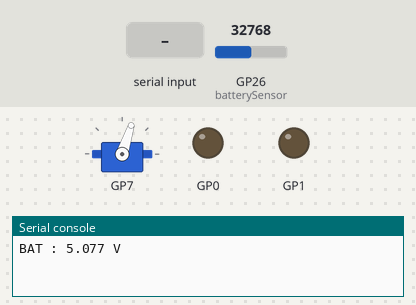
Simulated run of this program. Board: Raspberry Pi Pico running MicroPython. Parts: servo, output pins drawn as LEDs (lit = HIGH), the last lines printed to the serial console. The test bench sets the inputs (shaded band); at power-on: GP26 (batterySensor) = 32768 (analog values on the 0–65535 scale). Servo angles are drawn from the pulse width (0.5 ms = 0°, 2.5 ms = 180°).

Above: at 1.2 s.
1.3 s: "w\n" received over the second serial link
At 2.5 s:
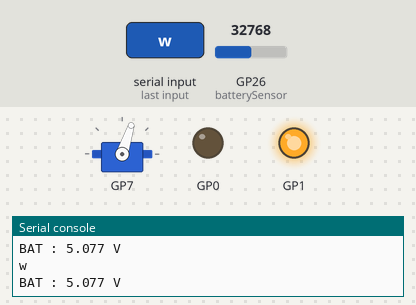
2.8 s: "q\n" received over the second serial link
At 3.6 s:
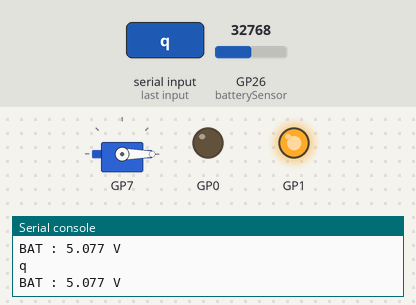
4.3 s: "e\n" received over the second serial link
At 4.8 s:
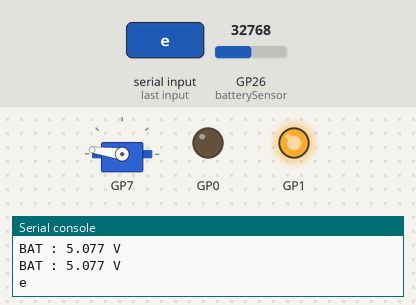
5.8 s: "x\n" received over the second serial link
At 6.2 s:
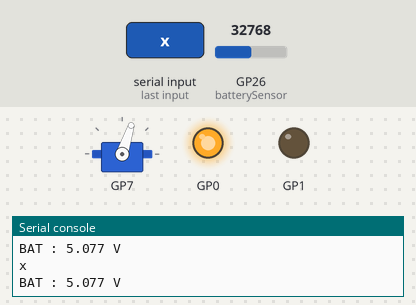
7.3 s: "z\n" received over the second serial link
At 8.2 s:
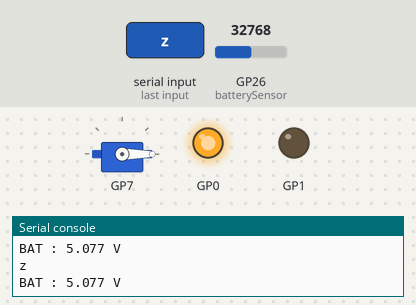
8.8 s: "c\n" received over the second serial link
At 9.4 s:
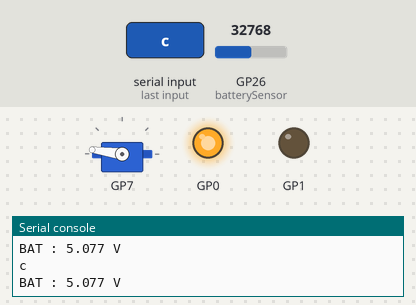
Timing chart, 0 to 11.3 s (numbered marks = the images above; inputs shaded):
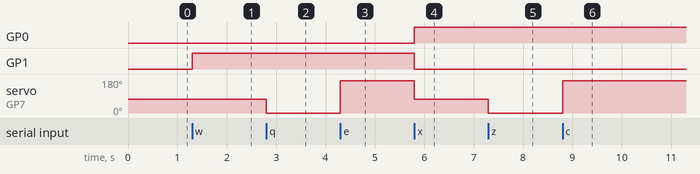

The program:

15_rc_car_04.py
```python
from DCmotor_class import DCMotor
from servo_steering_class import SteeringMotor
from rc_car_class import RCCar

from machine import UART,Pin,ADC,Timer

uart1=UART(0,9600,bits=8,parity=None,stop=1,tx=Pin(16),rx=Pin(17))

dcMotor=DCMotor(1,0)
steeringMotor=SteeringMotor(7)
rcCar=RCCar(dcMotor,steeringMotor)
rcCar.stop()

batterySensor=ADC(26)
tim = Timer()                                 # 타이머 객체 생성
def tick(timer):
    batteryValue=batterySensor.read_u16()     # 배터리 센서 값 읽기
    batteryVoltage=batteryValue/65536*3.3     # 배터리 전압 계산
    batteryVoltage=batteryVoltage*3.077       # 배터리 전압 출력
    print(f'BAT : {batteryVoltage:.3f} V')

# 타이머를 1초 간격으로 실행하여 tick 함수 호출
tim.init(freq=1, mode=Timer.PERIODIC, callback=tick)

while True:
    if uart1.any()>0:          # 수신 버퍼에 데이터가 있는지 확인
        cmd=uart1.read()       # 데이터를 읽어 cmd에 저장
        cmd=cmd.decode()[0]    # # 첫 번째 문자만 추출하여 cmd에 저장
        print(cmd)
        if cmd=='w': rcCar.goForward()
        elif cmd=='q': rcCar.goForwardLeft()
        elif cmd=='e': rcCar.goForwardRight()
        elif cmd=='s': rcCar.stop()
        elif cmd=='x': rcCar.goBackward()
        elif cmd=='z': rcCar.goBackwardLeft()
        elif cmd=='c': rcCar.goBackwardRight()
```

DCmotor_class.py
```python
from machine import Pin

class DCMotor:
    def __init__(self, C1, C2):
        self.C1=Pin(C1,Pin.OUT)
        self.C2=Pin(C2,Pin.OUT)
    def rotateForward(self):
        self.C1.value(1)
        self.C2.value(0)
    def rotateBackward(self):
        self.C1.value(0)
        self.C2.value(1)
    def stop(self):
        self.C1.value(0)
        self.C2.value(0)

if __name__=='__main__':
    import time
    dcMotor=DCMotor(1,0)
    dcMotor.rotateForward()
    time.sleep(3)
    dcMotor.stop()
    time.sleep(3)
    dcMotor.rotateBackward()
    time.sleep(3)
    dcMotor.stop()
```

servo_steering_class.py
```python
from servo_class import ServoMotor

class SteeringMotor(ServoMotor):
    def __init__(self,pwm):
        super().__init__(pwm)
    def turnLeft(self):
        self.setAngle(0)
    def turnForward(self):
        self.setAngle(int(90*0.85))
    def turnRight(self):
        self.setAngle(180)

if __name__=='__main__':
    steeringMotor=SteeringMotor(7)
    while True:
        cmd = input('left:l, middle:m, right:r >> ')
        if cmd=='l':
            steeringMotor.turnLeft()
        elif cmd=='m':
            steeringMotor.turnForward()
        elif cmd=='r':
            steeringMotor.turnRight()

    
```

rc_car_class.py
```python
from DCmotor_class import DCMotor
from servo_steering_class import SteeringMotor
import time

class RCCar:
    def __init__(self, dcMotor, steeringMotor):
        self.dcMotor=dcMotor
        self.steeringMotor=steeringMotor

    def goForward(self):
        self.dcMotor.rotateForward()
        self.steeringMotor.turnForward()
    def goForwardLeft(self):
        self.dcMotor.rotateForward()
        self.steeringMotor.turnLeft()
    def goForwardRight(self):
        self.dcMotor.rotateForward()
        self.steeringMotor.turnRight()
    def goBackward(self):
        self.dcMotor.rotateBackward()
        self.steeringMotor.turnForward()
    def goBackwardLeft(self):
        self.dcMotor.rotateBackward()
        self.steeringMotor.turnLeft()
    def goBackwardRight(self):
        self.dcMotor.rotateBackward()
        self.steeringMotor.turnRight()
    def stop(self):
        self.dcMotor.stop()
        self.steeringMotor.turnForward()

if __name__=='__main__':

    dcMotor=DCMotor(1,0)
    steeringMotor=SteeringMotor(7)

    rcCar=RCCar(dcMotor,steeringMotor)

    rcCar.goForward()
    time.sleep(3)

    rcCar.goForwardLeft()
    time.sleep(3)

    rcCar.goForwardRight()
    time.sleep(3)

    rcCar.stop()
    time.sleep(3)

    rcCar.goBackward()
    time.sleep(3)

    rcCar.goBackwardLeft()
    time.sleep(3)

    rcCar.goBackwardRight()
    time.sleep(3)

    rcCar.stop()
```

servo_class.py
```python
from machine import Pin,PWM
class ServoMotor:
    MIN_ANGLE = 1600                              # 서보모터가 0도일 때의 PWM 값
    MAX_ANGLE = 7900                              # 서보모터가 180도일 때의 PWM 값
    MID_ANGLE = (MIN_ANGLE + MAX_ANGLE) // 2      # 서보모터가 90도일 때의 PWM 값
    DEGREE_1 = (MAX_ANGLE - MIN_ANGLE) // 180     # 1도에 해당하는 PWM값 증가량 (7900-1600)//180=35

    def __init__(self,pwm):
        self.pwm=PWM(Pin(pwm))
        self.pwm.freq(50)                         # 서보모터는 50Hz PWM 신호를 사용

    def setDutyCycle(self,position):
        self.pwm.duty_u16(position)

    def setAngle(self, angle):
        if 0<=int(angle)<=180:                    # 각도가 0 ~ 180 범위 내에 있는지 확인
            # 각도를 PWM 값으로 변환하여 듀티 사이클 설정
            self.setDutyCycle(self.MIN_ANGLE+self.DEGREE_1*angle)

if __name__=='__main__':
    import time
    servoMotor=ServoMotor(7)
    for i in range(3):
        for angle in range(0,180,1):
            servoMotor.setAngle(angle)
            time.sleep(0.01)
        for angle in range(180,00,-1):
            servoMotor.setAngle(angle)
            time.sleep(0.01)
    servoMotor.setAngle(90)
```

Measured:
- after the input at 1.3 s, GP1: LOW → HIGH at once
- after the input at 2.8 s, servo on GP7: 72° → 0° at once
- after the input at 4.3 s, servo on GP7: 0° → 172° at once
- after the input at 5.8 s, GP0: LOW → HIGH at once; GP1: HIGH → LOW at once; servo on GP7: 172° → 72° at once
- after the input at 7.3 s, servo on GP7: 72° → 0° at once
- after the input at 8.8 s, servo on GP7: 0° → 172° at once
